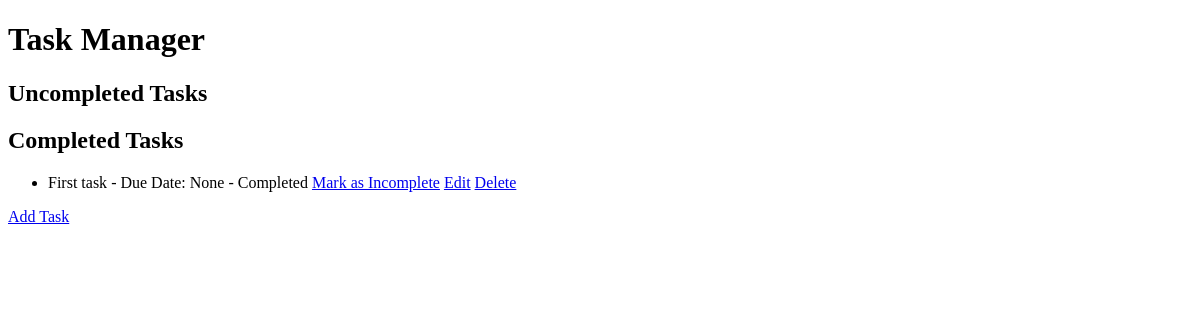
Before: / with the older database file.
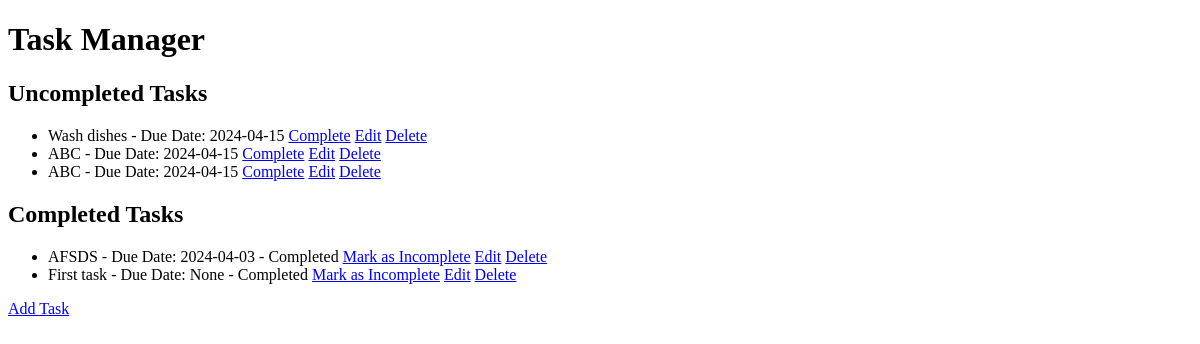
After: the same page with the newer database file.
### app.py (models this page shows, shortened)
class Task(db.Model):
    id = db.Column(db.Integer, primary_key=True)
    content = db.Column(db.String(200), nullable=False)
    description = db.Column(db.Text, nullable=True)
    completed = db.Column(db.Boolean, default=False, nullable=False)
    due_date = db.Column(db.Date, nullable=True)

### app.py (the view)
@app.route('/')
def index():
    uncompleted_tasks = Task.query.filter_by(completed=False).order_by(nullslast(desc(Task.due_date))).all()
    completed_tasks = Task.query.filter_by(completed=True).order_by(nullslast(desc(Task.due_date))).all()
    return render_template('index.html', uncompleted_tasks=uncompleted_tasks, completed_tasks=completed_tasks)

### app.py (called while the page is built)
@app.before_request
def before_request():
    if request.method == 'POST' and request.form.get('_method'):
        request.environ['REQUEST_METHOD'] = request.form.get('_method').upper()

### templates/index.html (shortened to what this page needs)
<!DOCTYPE html>
<html>
<head>
</head>
<body>
    <h1>Task Manager</h1>
    <h2>Uncompleted Tasks</h2>
    <ul>
        {% for task in uncompleted_tasks %}
            <li>
                {{ task.content }} - Due Date: {{ task.due_date }}
                <a href="/complete/{{ task.id }}">Complete</a>
                <a href="/edit/{{ task.id }}">Edit</a>
                <a href="/delete/{{ task.id }}">Delete</a>
            </li>
        {% endfor %}
    </ul>
    <h2>Completed Tasks</h2>
    <ul>
        {% for task in completed_tasks %}
            <li>
                {{ task.content }} - Due Date: {{ task.due_date }} - Completed
                <a href="/incomplete/{{ task.id }}">Mark as Incomplete</a>
                <a href="/edit/{{ task.id }}">Edit</a>
                <a href="/delete/{{ task.id }}">Delete</a>
            </li>
        {% endfor %}
    </ul>
    <a href="/add">Add Task</a>
</body>
</html>

Changed rows visible on the page:
added Task: content "Wash dishes", due_date "2024-04-15", shown under "Uncompleted Tasks"
added Task: content "ABC", due_date "2024-04-15", shown under "Uncompleted Tasks"
added Task: content "ABC", due_date "2024-04-15", shown under "Uncompleted Tasks"
added Task: content "AFSDS", due_date "2024-04-03", shown under "Completed Tasks"
